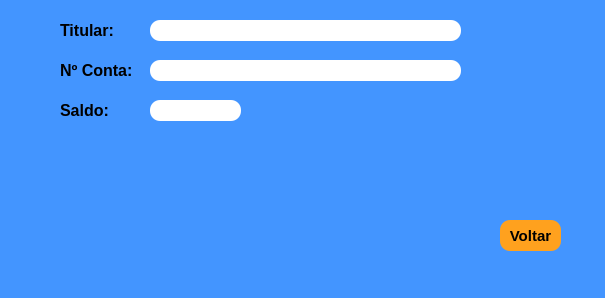
<?xml version="1.0" encoding="UTF-8"?>
<ui version="4.0">
 <class>MainWindow</class>
 <widget class="QMainWindow" name="MainWindow">
  <property name="geometry">
   <rect>
    <x>0</x>
    <y>0</y>
    <width>605</width>
    <height>298</height>
   </rect>
  </property>
  <property name="windowTitle">
   <string>MainWindow</string>
  </property>
  <property name="styleSheet">
   <string notr="true">background-color: rgb(67, 149, 255) </string>
  </property>
  <widget class="QWidget" name="centralwidget">
   <widget class="QPushButton" name="pushButton_8">
    <property name="geometry">
     <rect>
      <x>500</x>
      <y>220</y>
      <width>61</width>
      <height>31</height>
     </rect>
    </property>
    <property name="font">
     <font>
      <pointsize>11</pointsize>
      <weight>75</weight>
      <bold>true</bold>
     </font>
    </property>
    <property name="styleSheet">
     <string notr="true">background-color:rgb(255, 161, 30);
border-radius: 10px;
</string>
    </property>
    <property name="text">
     <string>Voltar</string>
    </property>
   </widget>
   <widget class="QLabel" name="label">
    <property name="geometry">
     <rect>
      <x>60</x>
      <y>20</y>
      <width>61</width>
      <height>21</height>
     </rect>
    </property>
    <property name="font">
     <font>
      <pointsize>12</pointsize>
      <weight>75</weight>
      <bold>true</bold>
     </font>
    </property>
    <property name="text">
     <string>Titular:</string>
    </property>
   </widget>
   <widget class="QLineEdit" name="lineEdit">
    <property name="geometry">
     <rect>
      <x>150</x>
      <y>20</y>
      <width>311</width>
      <height>21</height>
     </rect>
    </property>
    <property name="styleSheet">
     <string notr="true">background-color: white;
border-radius: 10px;</string>
    </property>
   </widget>
   <widget class="QLabel" name="label_3">
    <property name="geometry">
     <rect>
      <x>60</x>
      <y>60</y>
      <width>81</width>
      <height>21</height>
     </rect>
    </property>
    <property name="font">
     <font>
      <pointsize>12</pointsize>
      <weight>75</weight>
      <bold>true</bold>
     </font>
    </property>
    <property name="text">
     <string>Nº Conta:</string>
    </property>
   </widget>
   <widget class="QLineEdit" name="lineEdit_2">
    <property name="geometry">
     <rect>
      <x>150</x>
      <y>60</y>
      <width>311</width>
      <height>21</height>
     </rect>
    </property>
    <property name="styleSheet">
     <string notr="true">background-color: white;
border-radius: 10px;</string>
    </property>
   </widget>
   <widget class="QLabel" name="label_4">
    <property name="geometry">
     <rect>
      <x>60</x>
      <y>100</y>
      <width>81</width>
      <height>21</height>
     </rect>
    </property>
    <property name="font">
     <font>
      <pointsize>12</pointsize>
      <weight>75</weight>
      <bold>true</bold>
     </font>
    </property>
    <property name="text">
     <string>Saldo:</string>
    </property>
   </widget>
   <widget class="QLineEdit" name="lineEdit_3">
    <property name="geometry">
     <rect>
      <x>150</x>
      <y>100</y>
      <width>91</width>
      <height>21</height>
     </rect>
    </property>
    <property name="styleSheet">
     <string notr="true">background-color: white;
border-radius: 10px;</string>
    </property>
   </widget>
  </widget>
  <widget class="QMenuBar" name="menubar">
   <property name="geometry">
    <rect>
     <x>0</x>
     <y>0</y>
     <width>605</width>
     <height>21</height>
    </rect>
   </property>
  </widget>
  <widget class="QStatusBar" name="statusbar"/>
 </widget>
 <resources/>
 <connections/>
</ui>
